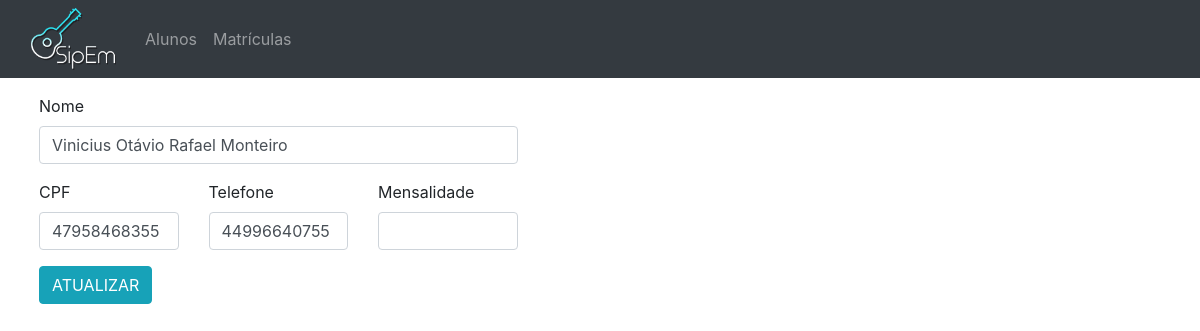
Page /htdocs/SipEm/atualiza.php?id=58 on the committed database.
### tables this page shows
CREATE TABLE `alunos` (
  `id` int(11) NOT NULL,
  `cpf` varchar(12) NOT NULL,
  `nome` varchar(100) NOT NULL,
  `telefone` varchar(20) NOT NULL,
  `mensalidade` decimal(10,2) DEFAULT NULL
);

### htdocs/SipEm/buscaPorId.php (called while the page is built, shortened)
<?php
include_once("config/config.php");
if (isset($_GET['id'])) {
    $id = $_GET['id'];
}
$busca = $pdo->prepare("SELECT id, nome, cpf, telefone, mensalidade FROM alunos WHERE id=:id");
$busca->bindValue(":id", $id);
try
{
    $busca->execute();
    while ($linha = $busca->fetch(PDO::FETCH_ASSOC)) {
        $nome = $linha['nome'];
        $cpf = $linha['cpf'];
        $mensalidade = $linha['mensalidade'];
        $telefone = $linha['telefone'];
    }
}
catch (Exception $e)
{
    echo 'Error: ' . $e->getMessage();
}

### htdocs/SipEm/atualiza.php (the view, shortened to what this page needs)
<?php
include_once("buscaPorId.php");
?>
<html>
    <head>
        <link rel="stylesheet" type="text/css" href="./css/main.css">
        <link rel="stylesheet" href="https://stackpath.bootstrapcdn.com/bootstrap/4.3.1/css/bootstrap.min.css">
    </head>
    <body>
        <nav class="navbar navbar-expand-sm navbar-dark bg-dark">
            <div class=container-fluid>
                <img src="img/novologo.png" class= "logo" class="navbar-brand" >
                <div class="collapse navbar-collapse" id="navbarMenu">
                    <ul class="navbar-nav">
                        <li class="nav-item">
                            <a href="http://localhost/SipEm/index.php" class="nav-link">Alunos</a>
                        </li>
                        <li class="nav-item">
                            <a href="#" class="nav-link">Matrículas</a>
                        </li>
                    </ul>
                </div>
            </div>
        </nav>
        <div class =container-fluid>
            <form class="px-4 py-3" action="envia.php" method="post">
                <div class="form-group">
                    <label for="nome">Nome</label>
                    <input name= "nome" id="nome" type="text" class="form-control" value="<?php echo $nome?>">
                </div>
                <div class="row">
                    <div class="col">
                        <div class="form-group">
                            <label for="cpf">CPF</label>
                            <input name="cpf" id="cpf" type="text" class="form-control" value="<?php echo $cpf?>">
                        </div>
                    </div>
                    <div class="col">
                        <div class="form-group">
                            <label for="telefone">Telefone</label>
                            <input name="telefone" id="telefone" type="text" class="form-control" value="<?php echo $telefone?>">
                        </div>
                    </div>
                    <div class="col">
                        <div class="form-group">
                            <label for="mensalidade">Mensalidade</label>
                            <input name= "mensalidade" id="mensalidade" type="text" class="form-control"  value="<?php echo $mensalidade?>">
                        </div>
                    </div>
                </div>
                <button type="submit" class="btn btn-info">ATUALIZAR</button>
            </form>
        </div>
    </body>
</html>

### htdocs/SipEm/css/main.css (style rules this page uses)
.logo { width: 85px; }
ul { margin-left: 2%; }
form { width: 45%; }

### rows in the picture
alunos: nome "Vinicius Otávio Rafael Monteiro", cpf "47958468355", telefone "44996640755"
